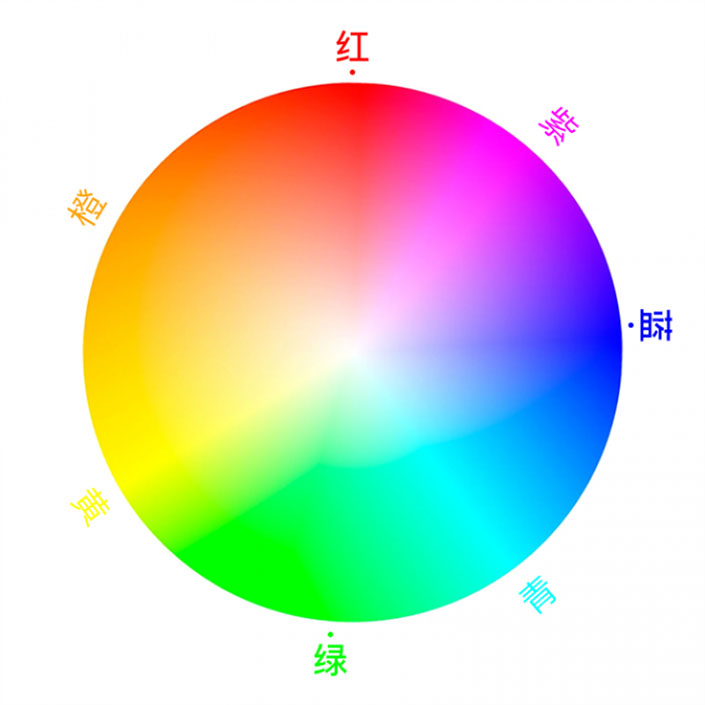
#> input picture HSV/test.jpg, 705 x 705 px
$ python -i testColor.py   (imports and definitions only)
#> lines starting #> are read from the running program, lines starting #| are printed output that depends on the picture
# -*- coding: utf-8 -*-
"""
Created on Tue Feb  1 18:14:44 2022
@author: JAMES Fei
"""
import cv2
import numpy as np
import PySimpleGUI as sg

def color_filter(inputimg,LOW=None,UPE=None,mod="lab"):
    """
    通过颜色上下限，过滤图像
    """
    if inputimg.shape[2]==3:
        if mod=='rgb'or mod==0:
            rhl=cv2.cvtColor(inputimg,cv2.COLOR_BGR2RGB)
        elif mod=='hsv'or mod==1:
            rhl = cv2.cvtColor(inputimg, cv2.COLOR_BGR2HSV)
        elif mod=='lab'or mod==2:
            rhl = cv2.cvtColor(inputimg, cv2.COLOR_BGR2LAB)
        #变换图像 = cv2.GaussianBlur(变换图像, (7, 7), 0)
        if type(LOW)==type([]):
            LOW=np.array(LOW)
        if type(UPE)==type([]):
            UPE=np.array(UPE)
        mask = cv2.inRange(rhl, LOW, UPE)
        output = cv2.bitwise_and(inputimg, inputimg, mask = mask)
        #print(output.shape)
        return output
    else:
        print("不是RGB图像")

# [267 lines left out: functions find_hsv_range, color_filterTH, resizeoutput, not called in this run]

# [14 lines not run here, left out]

>>> import cv2
>>> picture = cv2.imread('test.jpg', cv2.IMREAD_GRAYSCALE)
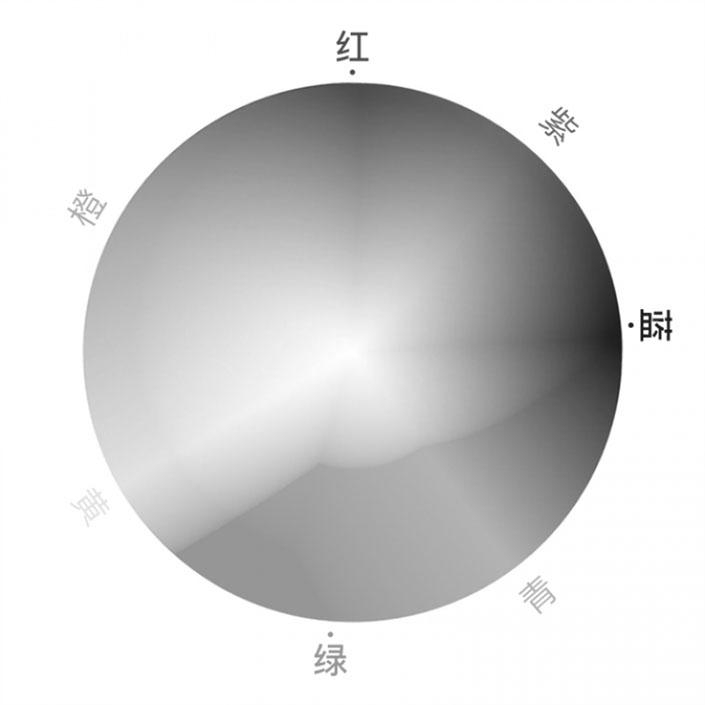
#> picture: shape (705, 705); min 17, max 255, mean 214.2
>>> result = color_filter(picture)
#> (the run stopped early here; a loop or call above may not have finished)
